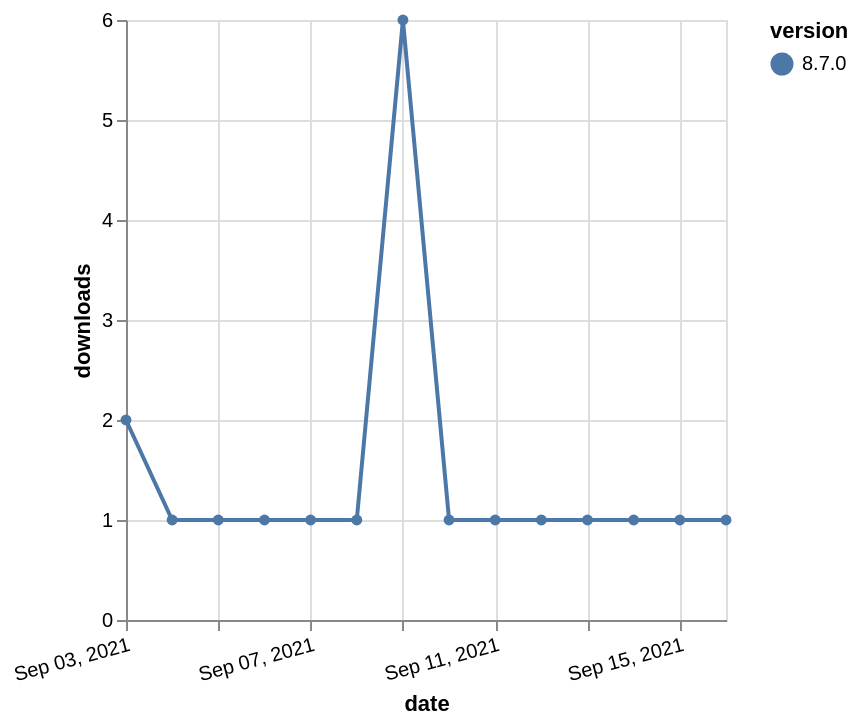

Express this chart as Vega-Lite.
### Vega-Lite specification from a JSON file in a GitHub repository (floating-point values rounded to 4 significant figures)
{"$schema": "https://vega.github.io/schema/vega-lite/v5.json", "description": "A simple bar chart with embedded data.", "data": {"values": [{"date": "2021-09-03", "total": 507, "delta": 2, "version": "8.7.0"}, {"date": "2021-09-04", "total": 508, "delta": 1, "version": "8.7.0"}, {"date": "2021-09-05", "total": 509, "delta": 1, "version": "8.7.0"}, {"date": "2021-09-06", "total": 510, "delta": 1, "version": "8.7.0"}, {"date": "2021-09-07", "total": 511, "delta": 1, "version": "8.7.0"}, {"date": "2021-09-08", "total": 512, "delta": 1, "version": "8.7.0"}, {"date": "2021-09-09", "total": 518, "delta": 6, "version": "8.7.0"}, {"date": "2021-09-10", "total": 519, "delta": 1, "version": "8.7.0"}, {"date": "2021-09-11", "total": 520, "delta": 1, "version": "8.7.0"}, {"date": "2021-09-12", "total": 521, "delta": 1, "version": "8.7.0"}, {"date": "2021-09-13", "total": 522, "delta": 1, "version": "8.7.0"}, {"date": "2021-09-14", "total": 523, "delta": 1, "version": "8.7.0"}, {"date": "2021-09-15", "total": 524, "delta": 1, "version": "8.7.0"}, {"date": "2021-09-16", "total": 525, "delta": 1, "version": "8.7.0"}]}, "width": "container", "mark": {"type": "line", "point": {"filled": true}}, "encoding": {"x": {"field": "date", "type": "temporal", "timeUnit": "yearmonthdate", "title": "date", "axis": {"labelAngle": -15}}, "y": {"field": "delta", "type": "quantitative", "title": "downloads"}, "color": {"field": "version", "type": "nominal"}, "tooltip": {"field": "delta"}}}
